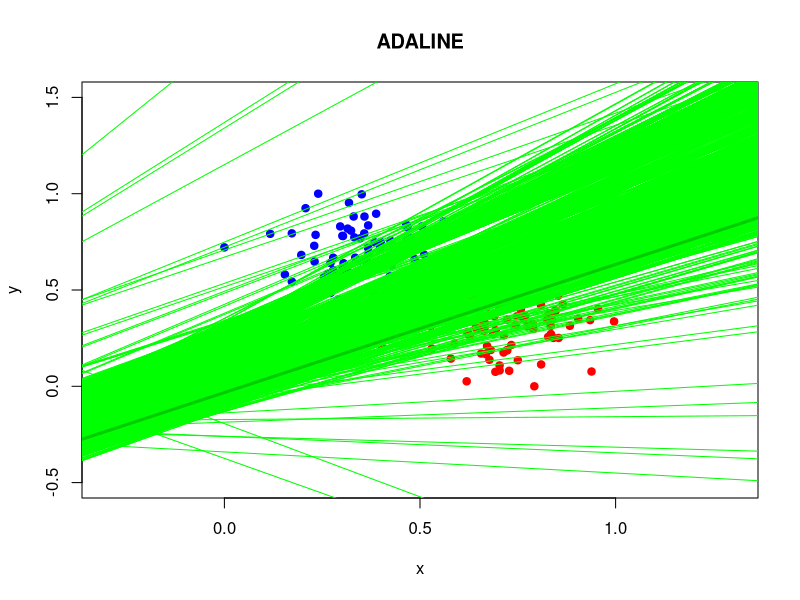

Write R code to recreate this figure.
library("MASS")
	library(plotrix)
	
	normali <- function(xl) {     
		n <- dim(xl)[2]
		for(i in 1:n)      
		{
			min <- min(xl[,i])
			max <- max(xl[,i])         
			xl[, i] <- (xl[, i] - min)/(max-min)
		} 
	    
	    return(xl) 
	} 
	
	loss_ada <- function(xi, yi, w) {
		mi <-sum(w*xi) * yi
		l <- (mi - 1)^2
		return(l)
	}
	
	# дельта правило обновления для ADALINE
	upd_ada <- function(xi, yi, w, eta) {
		wx <- sum(w * xi)
		ld <- (wx - yi) * xi
		W <- w - eta * ld
		return(W)
	}
sg <- function(xl,loss,upd,coll, eta = 1, lambda = 1/6, eps = 1e-5) {     
		l <- dim(xl)[1]     
		n <- dim(xl)[2] - 1        
		w <- rep(0.5, n)     
		iterCount <- 0
		        
		## initialize Q     
		Q <- 0     
		
		for (i in 1:l)     
		{         
			## calculate the scalar product <w,x>         
			xi <- xl[i, 1:n]
			yi <- xl[i, n + 1] 
			          
			Q <- Q + loss(xi, yi, w)        
		}  
		  
		iterCount <- 0    
		repeat     
		{         
			if (iterCount > 1000) {
	      		
	      		break
	    		}
	    
			## calculate the margins for all objects of the training sample         
			margins <- array(dim = l)           
			for (i in 1:l){         
				xi <- xl[i, 1:n]             
				yi <- xl[i, n + 1]                          
	
				margins[i] <-  crossprod(w , xi) * yi          
	
				margins[i] <-  sum(w * xi) * yi          
	
			}  
			            
			## select the error objects         
			errorIndexes <- which(margins <= 0)              
			if (length(errorIndexes) > 0)         
			{             
				# select the random index from the errors             
				i <- sample(errorIndexes, 1)             
				iterCount <- iterCount + 1                           
				xi <- xl[i, 1:n]             
				yi <- xl[i, n + 1]               
				           
				                      
				## calculate an error             
				ex <- loss(xi, yi, w)
	
		                eta <- 1 / sqrt(sum(xi * xi))
				w <- upd(xi, yi, w, eta)    
				if(coll!="unknown"){
					x <- seq(-2, 2, len = 100)
					f <- function(x) {
						return( - x*w[1]/w[2] + w[3]/w[2] )
					}
					y <- f(x)
					lines(x, y, type="l",col=coll)
				}                      
		                  eta <- 1/iterCount
				w <- upd(xi, yi, w, eta)    
				x <- seq(-2, 2, len = 100)
				f <- function(x) {
					return( - x*w[1]/w[2] + w[3]/w[2] )
				}
				y <- f(x)
				lines(x, y, type="l",col=coll)                      
	
				## Calculate a new Q             
				Qprev <- Q             
				Q <- (1 - lambda) * Q + lambda * ex
				if (abs(Q - Qprev) < 1e-5) {
				      break
				} 
	     
			}         
			else         
			{             
				break         
			}    
			
		}  
	    return(w) 
	} 
	
	
	n <- 100
	
	sigma1 <- matrix(c(2,0, 0, 2), 2, 2)
	sigma2 <- matrix(c(2, 0,0, 2), 2, 2)
	
	
	mu1 <- c(4, 4)
	mu2 <- c(12, 4)

	mu1 <- c(4, 0)
	mu2 <- c(0, 4)
	
	
	xy1 <- mvrnorm(n=n, mu = mu1, Sigma = sigma1)
	xy2 <- mvrnorm(n=n, mu = mu2, Sigma = sigma2)
	xl <- rbind(xy1,xy2)
	xl <- normali(xl)
	xl <- cbind(xl, rep(-1, n+n))
	xl <- cbind(xl, c(rep(-1, n), rep(1, n)))
	
	
	plotxmin <- min(xl[,1], xl[,1]) - 0.3
	plotxmax <- max(xl[,1], xl[,1]) + 0.3
	plotymin <- min(xl[,2], xl[,2]) - 0.5
	plotymax <- max(xl[,2], xl[,2]) + 0.5
	
	# Рисуем обучающую выборку
	colors <- c("red", "blue")
	plot(c(), type="n", xlab = "x", ylab = "y", xlim=c(plotxmin, plotxmax), ylim = c(plotymin, plotymax), main="ADALINE")
	
	points(xl, pch=21, col=colors[ifelse(xl[,4] == -1, 1, 2)], bg=colors[ifelse(xl[,4] == -1, 1, 2)])
	ada_res <- sg(xl, loss = loss_ada, upd=upd_ada,coll="green")
	abline(a = ada_res[3] / ada_res[2], b = -ada_res[1] / ada_res[2], lwd = 3, col = "green3")
	
	

